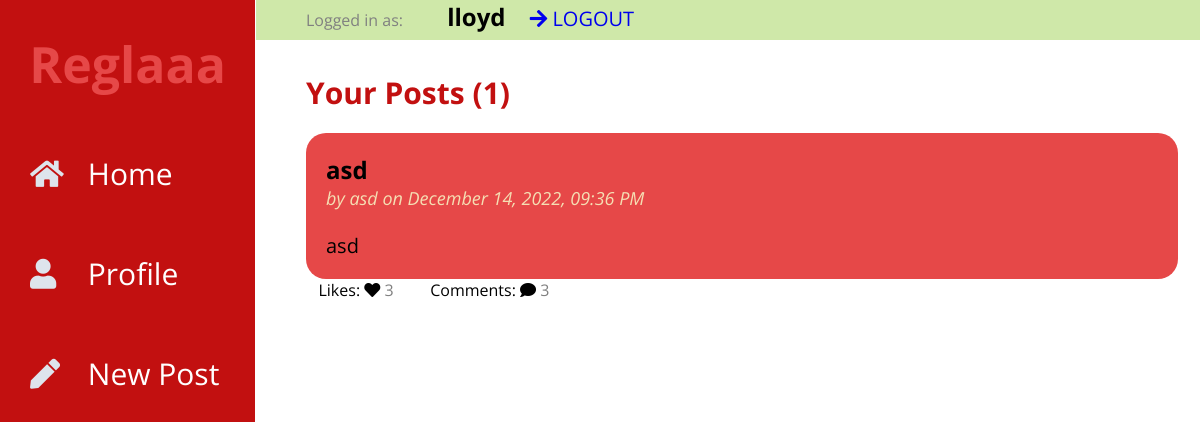
Screenshot of /1/profile (signed in) with the database file from the repository.
### tables this page shows
CREATE TABLE user (
  id INTEGER PRIMARY KEY AUTOINCREMENT,
  username TEXT UNIQUE NOT NULL,
  password TEXT NOT NULL
);

CREATE TABLE post (
  id INTEGER PRIMARY KEY AUTOINCREMENT,
  author_id INTEGER NOT NULL,
  created TIMESTAMP DEFAULT (datetime('now','localtime')),
  title TEXT NOT NULL,
  body TEXT NOT NULL,
  FOREIGN KEY (author_id) REFERENCES user (id)
);

### flaskr/blog.py (the view)
@bp.route("/<int:userid>/profile")
@login_required
def profile(userid):
    db = get_db()
    posts = db.execute(
        "SELECT p.id, title, body, created, author_id, username,"
        "(SELECT COUNT(user_id) FROM likes WHERE post_id = p.id) AS likes,"
        "(SELECT COUNT(user_id) FROM comments WHERE post_id = p.id) AS comments"
        " FROM post p JOIN user u ON p.author_id = u.id"
        " WHERE p.author_id = ?"
        " ORDER BY created DESC"
        ,(userid,),
    ).fetchall()
    return render_template("blog/profile.html", posts=posts, length=len(posts))

### flaskr/auth.py (called while the page is built)
def login_required(view):
    @functools.wraps(view)
    def wrapped_view(**kwargs):
        if g.user is None:
            return redirect(url_for("auth.login"))
        return view(**kwargs)
    return wrapped_view

@bp.before_app_request
def load_logged_in_user():
    user_id = session.get("user_id")
    if user_id is None:
        g.user = None
        g.liked = None
    else:
        g.user = (
            get_db().execute("SELECT * FROM user WHERE id = ?", (user_id,)).fetchone()
        )
        likedd = (
            get_db().execute("SELECT post_id,user_id FROM likes WHERE user_id = ?", (user_id,)).fetchall()
        )
        g.liked = []
        for like in likedd:
            g.liked.append([like['post_id'],like['user_id']])

### flaskr/db.py (called while the page is built)
def get_db():
    if "db" not in g:
        g.db = sqlite3.connect(
            current_app.config["DATABASE"], detect_types=sqlite3.PARSE_DECLTYPES
        )
        g.db.row_factory = sqlite3.Row
    return g.db

### flaskr/templates/blog/profile.html (shortened to what this page needs)
{% extends 'base.html' %}
{% block posts %}
  <p class="title">{% block title %}Your Posts ({{ length }}){% endblock %}</p>
{% endblock %}
{% block content %}
  {% for post in posts %}
    <article class="post">
        <div class="body">
            <h2>{{ post['title'] }}</h2>
            <p class="about">by {{ post['username'] }} on {{ post['created'].strftime("%B %d, %Y, %I:%M %p") }}</p>
            <br>
            <br>
            <p class="body">{{ post['body'] }}</p>
        </div>
    </article>
    <div class="opt">
        <span class="icon">&nbsp&nbsp&nbspLikes: <i class="fas fa-heart"></i></span>
        <p>{{ post['likes'] }}</p>
        <span class="icon">&nbsp&nbsp&nbspComments: <i class="fas fa-comment"></i></span>
        <p> {{ post.comments }}</p>
    </div>
  {% endfor %}
{% endblock %}

### flaskr/templates/base.html (shortened to what this page needs)
<!doctype html>
<link rel="stylesheet" href="{{ url_for('static', filename='style.css') }}">
<link rel="stylesheet" href="https://use.fontawesome.com/releases/v5.8.1/css/all.css">
<div class="wrapper">
        <div class="sidebar">
            <div class="profile">
                <h1><a href="{{ url_for('index') }}">Reglaaa</a></h1>
            </div>
            <ul>
                <li>
                    <a href="{{ url_for('index') }}">
                        <span class="icon"><i class="fas fa-home"></i></span>
                        <span class="item">Home</span>
                    </a>
                </li>
                {% if not g.user %}
                <li>
                    <a href="{{ url_for('auth.login') }}">
                        <span class="icon"><i class="fas fa-sign"></i></span>
                        <span class="item">Login</span>
                    </a>
                </li>
                <li>
                    <a href="{{ url_for('auth.register') }}">
                        <span class="icon"><i class="fas fa-book"></i></span>
                        <span class="item">Register</span>
                    </a>
                </li>
                {% else %}
                <li>
                    <a href="{{ url_for('blog.profile', userid=g.user.id) }}">
                        <span class="icon"><i class="fas fa-user"></i></span>
                        <span class="item">Profile</span>
                    </a>
                </li>
                  <li><a href="{{ url_for('blog.create') }}">
                      <span class="icon"><i class="fas fa-pen"></i></span>
                      <span class="item">New Post</span>
                  </a>
                {% endif %}
            </ul>
        </div>
        <section class="content">
            {% if g.user %}
    <div class="top-menu">
                <p>Logged in as: </p>
                <h1>{{ g.user['username'] }}</h1>
                <a href="{{ url_for('auth.logout') }}" onclick="return confirm('Are you sure?');">
                    <span class="icon"><i class="fas fa-arrow-right"></i></span>
                    <span class="item">LOGOUT</span>
                </a>
            </div>
  {% endif %}
            <br>
  <div class="posts">
    {% block posts %}{% endblock %}
  {% block content %}{% endblock %}
      </div>
</section>
</div>

### flaskr/static/style.css (style rules this page uses)
* { list-style: none; text-decoration: none; margin: 0; padding: 0; box-sizing: border-box; font-family: 'Open Sans', sans-serif; }
.wrapper .sidebar { background: #C21010; position: fixed; top: 0; left: 0; width: 255px; height: 100%; padding: 20px 0; transition: all 0.5s ease; }
.wrapper .sidebar .profile { margin-bottom: 20px; text-align: center; }
.wrapper .sidebar .profile h1 { margin: 10px 0 5px; }
.wrapper .sidebar .profile a { font-size: 50px; color: #E64848; }
.wrapper .sidebar ul li a { display: block; height: 100px; padding: 30px; color: white; font-size: 30px; position: relative; transition: all 0.2s ease; }
.wrapper .sidebar ul li a .icon { color: #dee4ec; width: 30px; display: inline-block; margin-right: 20px; }
.wrapper .content { width: 81%; margin-left: 16rem; }
.top-menu { display: block; position: fixed; width: 100%; height: 40px; background-color: #CFE8A9; padding: 0px 50px; transition: all 1s ease; }
.top-menu a { font-size: 20px; }
.top-menu a, h1 { display: inline-block; margin-left: 20px; }
.posts { padding: 50px; }
.post { margin-top: 20px; padding: 20px; border-radius: 20px; background-color: #E64848; transition: all 1s ease; }
.post .about { color: wheat; font-size: 18px; font-style: italic; }
.title { color: #C21010; font-weight: bold; font-size: 30px; }
.opt { display: block; }
.opt a,p { display: inline-block; margin-right: 20px; color: #808080; }
p.body { white-space: pre-line; font-size: 20px; color: black !important; }

### rows the page displays
user: user.username "lloyd"
post: title "asd", username "asd", created "December 14, 2022, 09:36 PM", body "asd", likes "3", comments "3"

### other values shown
{{ length }} "1"
